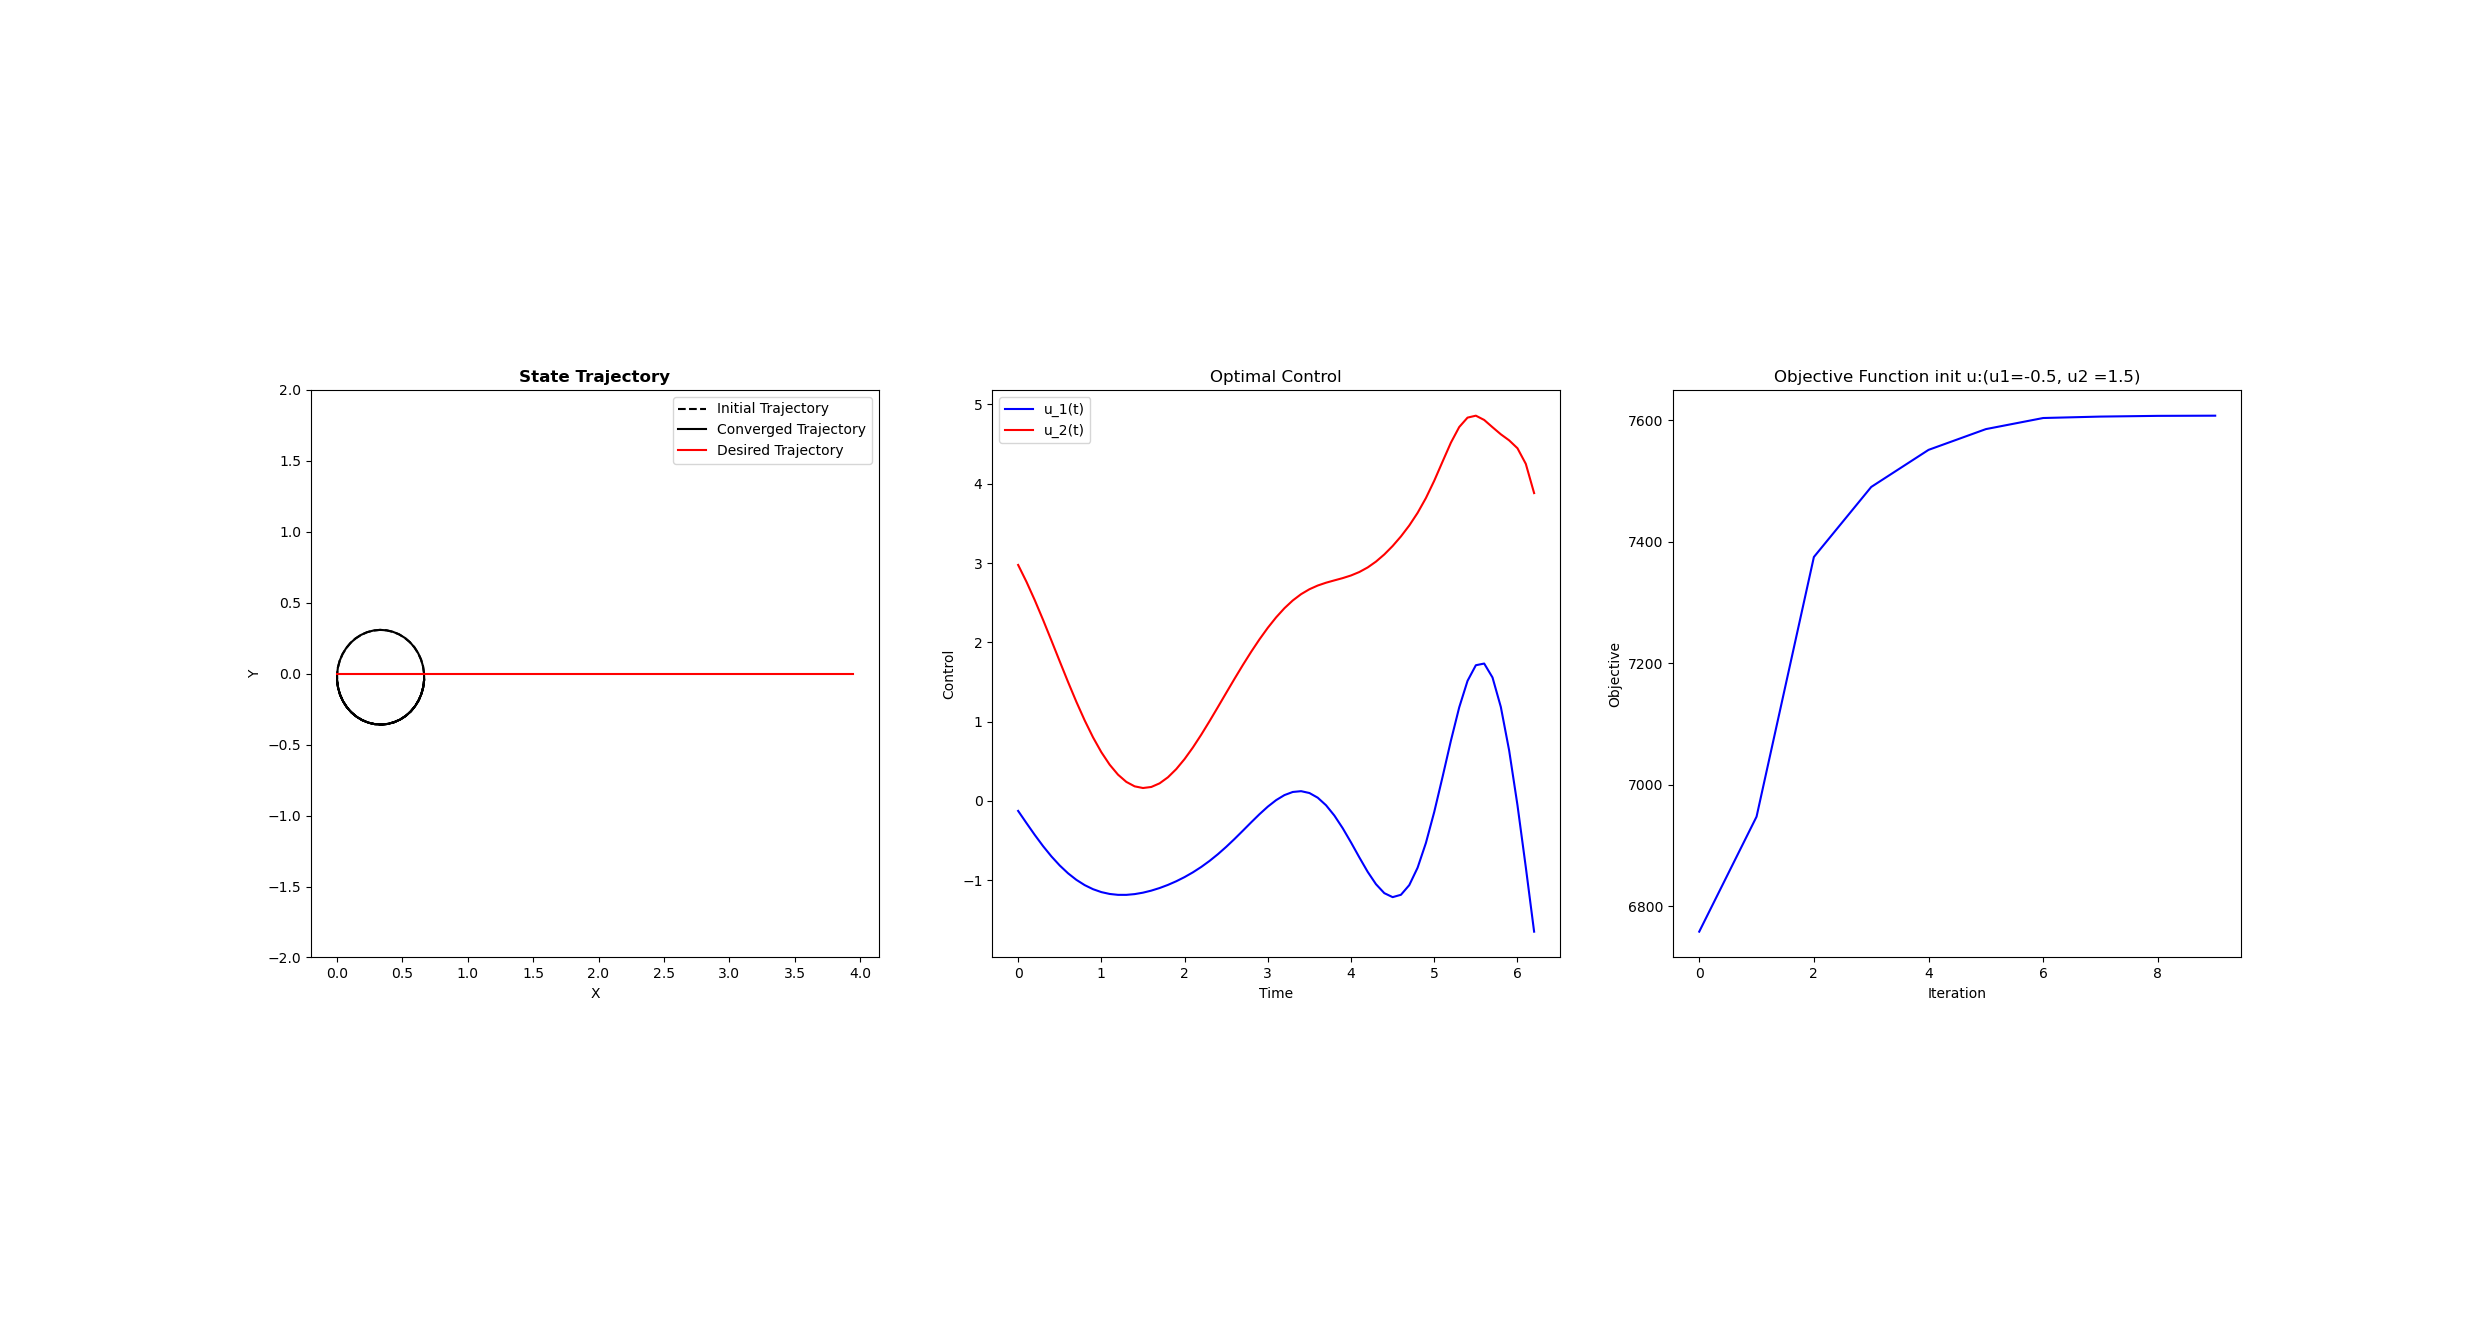

Generate this figure with Python:
from operator import inv
import numpy as np
import matplotlib.pyplot as plt
import math
from scipy.integrate import solve_bvp
from matplotlib.legend_handler import HandlerTuple

# iLQR parameters
dt = 0.1
tf = 2 * math.pi
x0 = np.array([0, 0, math.pi / 2.0])
N = 63
init_u_traj = np.tile(np.array([-0.5, 1.5]), reps=(N, 1))
termCondition = np.array([4, 0, np.pi / 2.0])

# State
x = x0

# Desired trajectory
x_d = np.array([[2.0 * x / np.pi, 0.0] for x in np.arange(0, 6.3, 0.1)])

##### Helper functions #####
# Update the state based on a packed trajectory
def step(xIn, uIn):
    xNew = xIn + dt * dyn(xIn, uIn)
    return xNew

# Creates a trajectory based on a constant control input
def createInitTraj(startingPoint, u_traj):
    tsteps = u_traj.shape[0]
    xTraj = np.zeros((tsteps, 3))
    xt = startingPoint.copy()
    for t in range(tsteps):
        xt_new = step(xt, u_traj[t])
        xTraj[t] = xt_new.copy()
        xt = xt_new.copy()
    return xTraj

################## Starting the iLQR algorithm

# Qx, Ru, P1, Qz, Rv
Qx = np.diag([10.0, 10.0, 2.0])
Ru = np.diag([4.0, 2.0])
P1 = np.diag([20.0, 20.0, 5.0])
Qz = np.diag([5.0, 5.0, 1.0])
Rv = np.diag([2.0, 1.0])

# Initial control trajectory
uInit1 = init_u_traj[:, 0][0]
uInit2 = init_u_traj[:, 1][0]

##### Helper functions to get the terms for the iLQR algorithm #####
# Get the xdot term
def dyn(xIn, uIn):
    return np.array([uIn[0] * math.cos(xIn[2]),
                     uIn[0] * math.sin(xIn[2]),
                     uIn[1]])

# Get the A matrix
def getA(xIn, uIn):
    # The A matrix is the partial derivative of dynamics wrt x
    return np.array([[0, 0, -uIn[0] * math.sin(xIn[2])],
                     [0, 0, uIn[0] * math.cos(xIn[2])],
                     [0, 0, 0]])

# Get the B matrix
def getB(xIn, uIn):
    # The B matrix is the partial derivative of dynamics wrt u
    return np.array([[math.cos(xIn[2]), 0],
                     [math.sin(xIn[2]), 0],
                     [0, 1.0]])

# Get the loss function
def loss(t, x, u):
    totalLoss = 0
    for t in range(N):
        xd = np.array(
            [2.0 * t * dt / np.pi, 0.0, np.pi / 2.0]
        )  # update desired state at each timestep
        xLoss = (x[t] - xd).T @ Qx @ (x[t] - xd)
        uLoss = u[t].T @ Ru @ u[t]
        totalLoss += xLoss + uLoss
    return totalLoss

# Get x desired at time t
def xd(t):
    return np.array([2.0 * t / np.pi, 0.0, np.pi / 2.0])

# Get dldx
def dldx(t, x):
    # Take the derivative of l(x, u) wrt x
    return 2 * Qx @ (x - xd(t))

# Get dldu
def dldu(u):
    # Take the derivative of l(x, u) wrt u
    return 2 * Ru @ u

###### iLQR Algorithm ######
def ilqr_iter(x0, u_traj):
    # :param x0: initial state of the system
    # :param u_traj: current estimation of the optimal control trajectory
    # :return: the descent direction for the control
    # forward simulate the state trajectory
    xTraj = createInitTraj(x0, u_traj)

    # compute other variables needed for specifying the dynamics of z(t) and p(t)
    A_list = np.zeros((N, 3, 3))
    B_list = np.zeros((N, 3, 2))
    a_list = np.zeros((N, 3))
    b_list = np.zeros((N, 2))
    for t_idx in range(N):
        t = t_idx * dt
        A_list[t_idx] = getA(xTraj[t_idx], u_traj[t_idx])
        B_list[t_idx] = getB(xTraj[t_idx], u_traj[t_idx])
        a_list[t_idx] = dldx(t, xTraj[t_idx])
        b_list[t_idx] = dldu(u_traj[t_idx])

    xd_T = np.array([
        2.0*(N-1)*dt / np.pi, 0.0, np.pi/2.0
    ])  # desired terminal state

    p1 = termCondition

    def zp_dyn(t, zp):
        # Getting the A and B matrices
        t_idx = (t/dt).astype(int)
        At = A_list[t_idx]
        Bt = B_list[t_idx]
        at = a_list[t_idx]
        bt = b_list[t_idx]

        # M matrix
        M_11 = At
        M_12 = np.zeros((3,3))
        M_21 = np.zeros((3,3))
        M_22 = -At.T

        # Dynamic matrix
        dyn_mat = np.block([
            [M_11, M_12],
            [M_21, M_22]
        ])

        # Dynamic vector
        m_1 = Bt @ np.linalg.inv(Rv) @ (-Bt.T @ zp[3:] - bt)
        m_2 = -at - At.T @ zp[3:]
        dyn_vec = np.hstack([m_1, m_2])

        return dyn_mat @ zp + dyn_vec

    # this will be the actual dynamics function you provide to solve_bvp,
    # it takes in a list of time steps and corresponding [z(t), p(t)]
    # and returns a list of [zdot(t), pdot(t)]
    def zp_dyn_list(t_list, zp_list):
        list_len = len(t_list)
        zp_dot_list = np.zeros((6, list_len))
        for _i in range(list_len):
            zp_dot_list[:,_i] = zp_dyn(t_list[_i], zp_list[:,_i])
        return zp_dot_list

    # boundary condition (inputs are [z(0),p(0)] and [z(T),p(T)])
    def zp_bc(zp_0, zp_T):
        return np.hstack([zp_0[:3], zp_T[:3] - p1])

    ### The solver will say it does not converge, but the returned result
    ### is numerically accurate enough for our use
    tlist = np.arange(N) * dt
    res = solve_bvp(zp_dyn_list, zp_bc, tlist, np.zeros((6,N)), max_nodes=100)
    zp_traj = res.sol(tlist).T

    z_traj = zp_traj[:,:3]
    p_traj = zp_traj[:,3:]

    v_traj = np.zeros((N, 2))
    for _i in range(N):
        At = A_list[_i]
        Bt = B_list[_i]
        at = a_list[_i]
        bt = b_list[_i]

        zt = z_traj[_i]
        pt = p_traj[_i]

        vt = -np.linalg.inv(Rv) @ (Bt.T @ pt - bt)
        v_traj[_i] = vt

    return v_traj

# Starting conditions for the iLQR algorithm
uTraj = init_u_traj.copy()
initXTraj = createInitTraj(x0, uTraj)

# Array to store the objective value
objVal = []

# The loop to iterate through the iLQR algorithm
for iter in range(10):
    # Simulate with the current command
    xTraj = createInitTraj(x0, init_u_traj)

    decent = ilqr_iter(x0, uTraj)

    gamma = 1.0
    alpha = 1e-04
    beta = 0.5

    cost = loss(0, xTraj, uTraj)
    objVal.append(cost)

    while True:
        uTrajNew = uTraj + gamma * decent
        xTrajNew = createInitTraj(x0, uTrajNew)

        cost_new = loss(0, xTrajNew, uTrajNew)
        expected_reduction = alpha * gamma * np.sum(decent * decent)
        print(expected_reduction, cost, cost_new)

        if cost_new <= cost + expected_reduction:
            break

        gamma *= beta

    uTraj += gamma * decent

# Setting up figures and plots
fig, ax = plt.subplots(1, 3)
ax[0].set_title('State Trajectory', weight='bold')
ax[1].set_title('Optimal Control', weight='bold')
ax[2].set_title('Objective Value', weight='bold')

final_line = ax[0].plot(xTraj[:, 0], xTraj[:, 1], linestyle="-", color="k")
init_line = ax[0].plot(initXTraj[:, 0], initXTraj[:, 1], linestyle="--", color="k")
desired = ax[0].plot(x_d[:, 0], x_d[:, 1], linestyle="-", color="r")
ax[0].set_xlabel("X")
ax[0].set_ylabel("Y")
ax[0].legend(
    [(init_line[0],), (final_line[0],), (desired[0])],
    ["Initial Trajectory", "Converged Trajectory", "Desired Trajectory"],
    handler_map={(init_line[0], final_line[0], desired[0]): HandlerTuple(ndivide=None)},
)
ax[0].set_ylim(-2, 2)
ax[1].set_title("Optimal Control")
u1_line = ax[1].plot(np.arange(0, 6.3, 0.1), uTraj[:, 0], linestyle="-", color="b")
u2_line = ax[1].plot(np.arange(0, 6.3, 0.1), uTraj[:, 1], linestyle="-", color="r")
ax[1].set_xlabel("Time")
ax[1].set_ylabel("Control")
ax[1].legend(
    [(u1_line[0],), (u2_line[0],)],
    ["u_1(t)", "u_2(t)"],
    handler_map={(u1_line[0], u2_line[0]): HandlerTuple(ndivide=None)},
)
ax[2].set_title(
    "Objective Function init u:(u1={}, u2 ={})".format(uInit1, uInit2)
)
ax[2].plot(objVal, linestyle="-", color="b")
ax[2].set_xlabel("Iteration")
ax[2].set_ylabel("Objective")
ax[0].set_box_aspect(1)
ax[1].set_box_aspect(1)

ax[2].set_box_aspect(1)

# Show the plots
plt.show()
